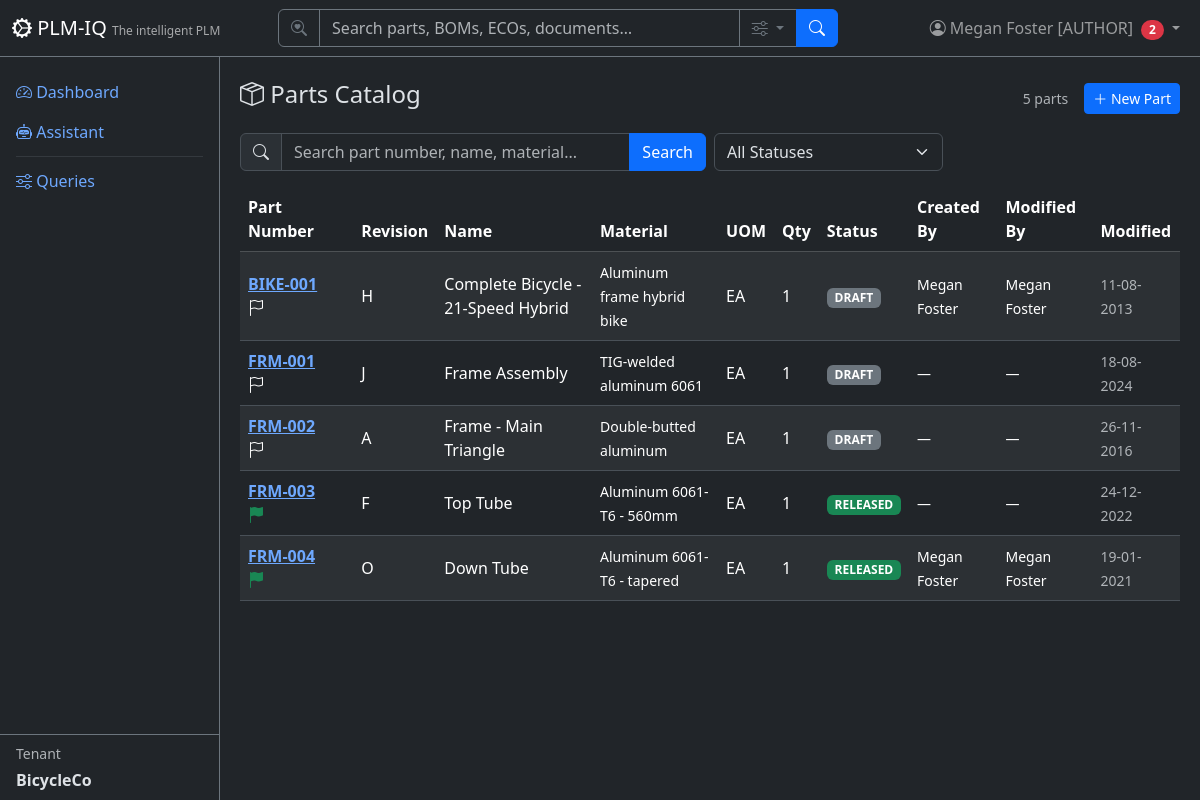
/parts (signed in), run on an earlier commit of the app's database.
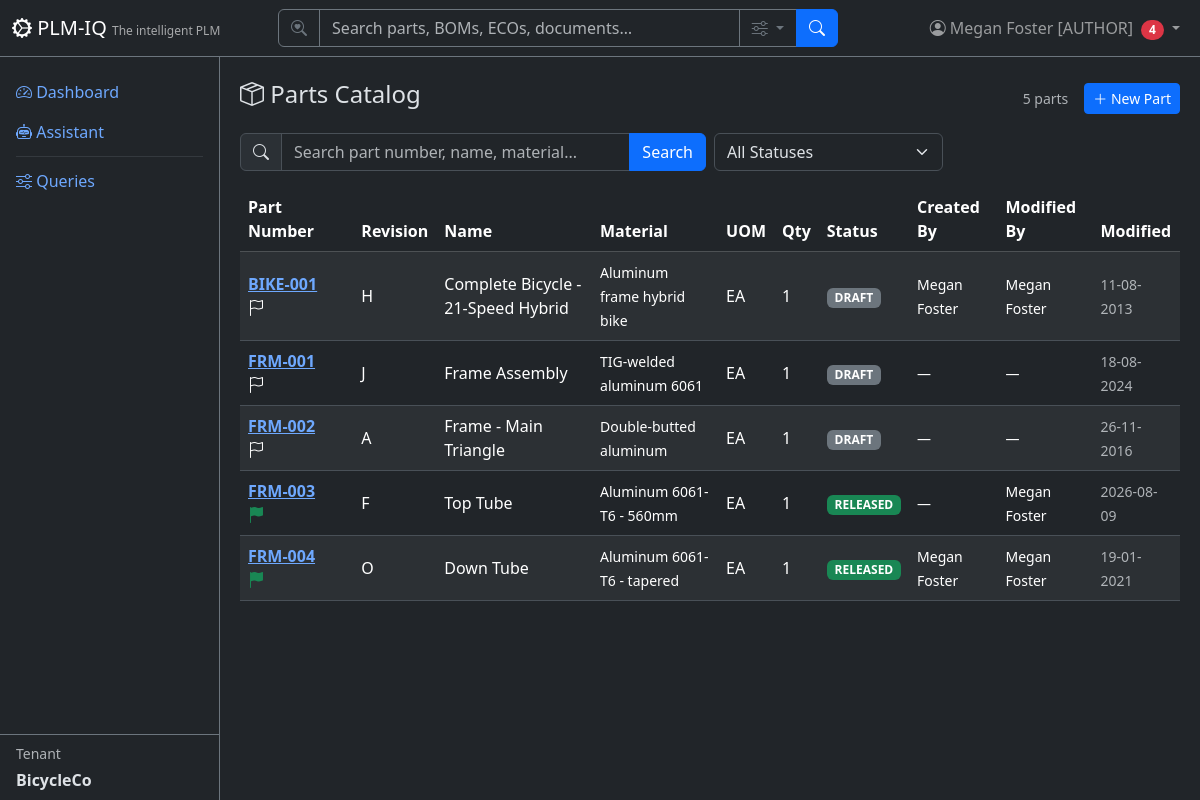
And on a later commit of the database.
### app/models/parts.py (models this page shows)
class Part(Base):
    __tablename__ = "parts"
    part_number = Column("part_number", String, primary_key=True)
    part_revision = Column("part_revision", String, nullable=False)
    part_name = Column("part_name", String, nullable=False)
    spec_file = Column("spec_file", String)
    material = Column("material", String)
    uom = Column("uom", String, nullable=False)
    qty = Column("qty", Integer, nullable=False, default=1)
    status = Column("status", String, nullable=False, default="DRAFT")
    in_workflow = Column("in_workflow", Boolean, nullable=False, default=False)
    active_workflow_instance_id = Column("active_workflow_instance_id", Integer, ForeignKey("workflow_instances.id"))
    created_date = Column("created_date", String)
    modified_date = Column("modified_date", String)
    modified_owner = Column("modified_owner", Integer, ForeignKey("users.user_id"))
    created_by = Column("created_by", Integer, ForeignKey("users.user_id"))
    tenant_id = Column("tenant_id", Integer, ForeignKey("tenants.tenant_id"), nullable=False, default=1)
    tenant_key = Column("tenant_key", String, nullable=False)
    tenant = relationship("Tenant", back_populates="parts")
    bom_items = relationship("BomItem", back_populates="part", foreign_keys="BomItem.part_number")
    costing_items = relationship("CostingBomItem", back_populates="part")
    eco_items = relationship("EngineeringChangeOrder", back_populates="part")
    aml_items = relationship("ApprovedManufacturer", back_populates="part")
    avl_items = relationship("ApprovedVendor", back_populates="part")
    cad_files = relationship("CadMetadata", back_populates="part")

### app/models/tenant_user.py (models this page shows)
class User(Base):
    __tablename__ = "users"
    user_id = Column("user_id", Integer, primary_key=True, autoincrement=True)
    username = Column("username", String, unique=True, nullable=False)
    full_name = Column("full_name", String, nullable=False)
    email = Column("email", String)
    password_hash = Column("password_hash", String, nullable=False, default="")
    tenant_id = Column("tenant_id", Integer, ForeignKey("tenants.tenant_id"), nullable=False, default=1)
    tenant_key = Column("tenant_key", String, nullable=False)
    is_active = Column("is_active", Boolean, default=True)
    created_date = Column("created_date", String)
    role = Column("role", String, nullable=False, default="reader")
    tenant = relationship("Tenant", back_populates="users")
    favorites = relationship("Favorite", back_populates="user")

### app/routers/parts.py (the view)
@router.get("", response_class=HTMLResponse)
def list_parts(
    request: Request,
    q: Optional[str] = Query(None, description="Search query"),
    status: Optional[str] = Query(None, description="Filter by status"),
    page: int = Query(1, ge=1),
    db: TenantScopedSession = Depends(get_tenant_db),
):
    user = require_user(request, db)
    ctx = auth_context(request, db)
    query = db.query(Part)
    if q:
        query = query.filter(
            or_(
                Part.part_number.ilike(f"%{q}%"),
                Part.part_name.ilike(f"%{q}%"),
                Part.material.ilike(f"%{q}%"),
            )
        )
    if status:
        query = query.filter(Part.status == status)
    total = query.count()
    offset = (page - 1) * DEFAULT_PAGE_SIZE
    parts = query.order_by(Part.part_number).offset(offset).limit(DEFAULT_PAGE_SIZE).all()
    return HTMLResponse(content=render(
        "parts/list.html",
        **ctx,
        parts=parts,
        page=page,
        total=total,
        pages=(total + DEFAULT_PAGE_SIZE - 1) // DEFAULT_PAGE_SIZE,
        q=q or "",
        status_filter=status or "",
        statuses=["DRAFT", "RELEASED", "OBSOLETED"],
    ))

### app/templates/parts/list.html (shortened to what this page needs)
{% extends "base.html" %}
{% block content %}
<div class="d-flex justify-content-between align-items-center mb-3">
    <h4><i class="bi bi-box-seam"></i> Parts Catalog</h4>
    <div class="d-flex align-items-center gap-3">
        <span class="text-muted small">{{ total }} parts</span>
        {% if current_user and current_user.role == 'author' %}
        <a href="/parts/new" class="btn btn-sm btn-primary"><i class="bi bi-plus-lg"></i> New Part</a>
        {% endif %}
    </div>
</div>
<form method="GET" class="row g-2 mb-3">
    <div class="col-md-6">
        <div class="input-group">
            <span class="input-group-text"><i class="bi bi-search"></i></span>
            <input type="text" name="q" class="form-control" placeholder="Search part number, name, material..." value="{{ q }}">
            <button class="btn btn-primary" type="submit">Search</button>
        </div>
    </div>
    <div class="col-md-3">
        <select name="status" class="form-select" onchange="this.form.submit()">
            <option value="">All Statuses</option>
        </select>
    </div>
</form>
<div class="table-responsive">
    <table class="table table-striped table-hover align-middle">
        <thead class="table-dark">
            <tr>
                <th>Part Number</th>
                <th></th>
                <th>Revision</th>
                <th>Name</th>
                <th>Material</th>
                <th>UOM</th>
                <th>Qty</th>
                <th>Status</th>
                <th>Created By</th>
                <th>Modified By</th>
                <th>Modified</th>
            </tr>
        </thead>
        <tbody>
            {% for p in parts %}
            <tr>
                <td>
                    <a href="/parts/{{ p.part_number }}" class="fw-bold text-nowrap">{{ p.part_number }}</a>
                    {% if p.status == 'RELEASED' %}
                    <i class="bi bi-flag-fill text-success" title="Released"></i>
                    {% elif p.status == 'OBSOLETED' %}
                    <i class="bi bi-flag-fill text-danger" title="Obsoleted"></i>
                    {% else %}
                    <i class="bi bi-flag fs-6" title="{{ p.status or 'Draft' }}"></i>
                    {% endif %}
                </td>
                <td class="text-center">
                </td>
                <td>{{ p.part_revision }}</td>
                <td>{{ p.part_name }}</td>
                <td><small>{{ (p.material or '')|truncate(40) or '-' }}</small></td>
                <td>{{ p.uom }}</td>
                <td>{{ p.qty }}</td>
                <td>
                    <span class="badge bg-{% if p.status == 'RELEASED' %}success{% elif p.status == 'OBSOLETED' %}danger{% else %}secondary{% endif %} badge-status">
                        {{ p.status }}
                    </span>
                </td>
                <td><small>{{ user_map.get(p.created_by, '—') if user_map else (p.created_by or '—') }}</small></td>
                <td><small>{{ user_map.get(p.modified_owner, '—') if user_map else (p.modified_owner or '—') }}</small></td>
                <td><small class="text-muted">{{ p.modified_date or '-' }}</small></td>
            </tr>
            {% else %}
            <tr><td colspan="11" class="text-center text-muted py-4">No parts found.</td></tr>
            {% endfor %}
        </tbody>
    </table>
</div>
{% endblock %}

### app/templates/base.html (shortened to what this page needs)
<!DOCTYPE html>
<html lang="en" data-bs-theme="dark">
<head>
    <link href="https://cdn.jsdelivr.net/npm/bootstrap@5.3.3/dist/css/bootstrap.min.css" rel="stylesheet">
    <link href="https://cdn.jsdelivr.net/npm/bootstrap-icons@1.11.3/font/bootstrap-icons.css" rel="stylesheet">
</head>
<body>
    <nav class="navbar navbar-expand-md navbar-dark bg-dark fixed-top border-bottom border-secondary">
        <div class="container-fluid">
            <a class="navbar-brand" href="/">
                <i class="bi bi-gear-wide-connected"></i> PLM-IQ
                <small class="d-none d-md-inline">The intelligent PLM</small>
            </a>
            <div class="collapse navbar-collapse" id="navMenu">
                {% if current_user %}
                <form class="d-flex mx-auto my-2 my-md-0" role="search" action="/search" method="get" style="width: 100%; max-width: 560px;">
                    <div class="input-group">
                        <span class="input-group-text bg-dark border-secondary text-secondary"><i class="bi bi-search-heart"></i></span>
                        <input type="search" name="q" class="form-control bg-dark text-light border-secondary" placeholder="Search parts, BOMs, ECOs, documents…" aria-label="Search">
                        <button class="btn btn-outline-secondary dropdown-toggle" type="button" data-bs-toggle="dropdown" data-bs-auto-close="outside" title="Search options">
                            <i class="bi bi-sliders"></i>
                        </button>
                        <button class="btn btn-primary" type="submit"><i class="bi bi-search"></i></button>
                    </div>
                </form>
                {% endif %}
                <ul class="navbar-nav ms-auto align-items-center">
                    {% if current_user %}
                    <li class="nav-item dropdown">
                        <a class="nav-link dropdown-toggle position-relative" href="#" role="button" data-bs-toggle="dropdown" aria-label="Profile Menu" title="Profile Menu">
                            <i class="bi bi-person-circle"></i>
                            <span class="d-none d-md-inline">{{ current_user.full_name }} [{{ current_user.role|upper if current_user.role else 'SUPERUSER' }}]</span>
                            {% if unread_count|default(0) > 0 %}<span class="badge bg-danger rounded-pill ms-1">{{ unread_count }}</span>{% endif %}
                        </a>
                    </li>
                    {% else %}
                    <li class="nav-item">
                        <a class="nav-link" href="/login"><i class="bi bi-box-arrow-in-right"></i> Sign In</a>
                    </li>
                    {% endif %}
                </ul>
            </div>
        </div>
    </nav>
    <div class="sidebar bg-dark border-end border-secondary pt-3">
        <ul class="nav nav-pills flex-column flex-grow-1 overflow-auto">
            <li class="nav-item">
                <a class="nav-link" href="/"><i class="bi bi-speedometer2"></i> Dashboard</a>
            </li>
            <li class="nav-item">
                <a class="nav-link" href="/assistant"><i class="bi bi-robot"></i> Assistant</a>
            </li>
            <li class="nav-item">
                <hr class="nav-divider my-1 mx-3 border-secondary">
            </li>
            <li class="nav-item">
                <a class="nav-link" href="/queries"><i class="bi bi-sliders"></i> Queries</a>
            </li>
        </ul>
        {% if current_tenant %}
        <div class="px-3 py-2 border-top border-secondary mt-auto">
            <div class="small text-muted mb-1">Tenant</div>
            <div class="fw-bold">{{ current_tenant.tenant_name }}</div>
        </div>
        {% endif %}
    </div>
    <div class="main-content">
        {% block content %}{% endblock %}
    </div>
</body>
</html>

What changed in the data, as far as the page shows it:
changed Part "FRM-003": get "—" → "Megan Foster"; modified_date "24-12-2022" → "2026-08-09"
Also different on the page:
{{ unread_count }}: "2" → "4"
